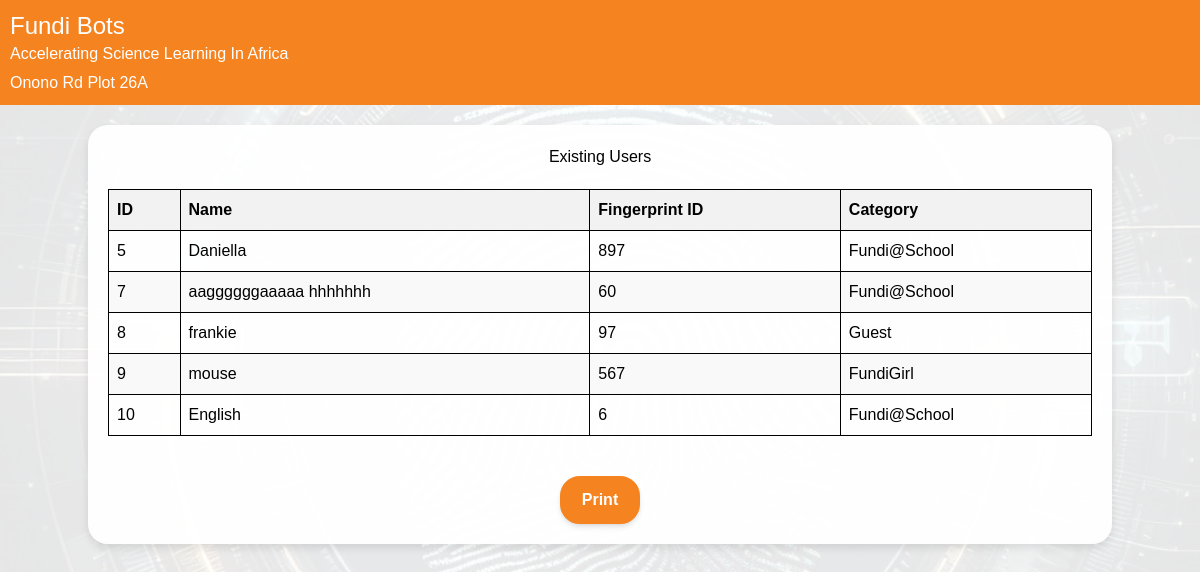
The page /manage_users (signed in) on the database its author committed.
### app.py (models this page shows, shortened)
class User(db.Model):
    id = db.Column(db.Integer, primary_key=True)
    name = db.Column(db.String(100), nullable=False)
    fingerprint_id = db.Column(db.Integer, unique=True, nullable=False)
    category = db.Column(db.String(20), nullable=False)
    attendance_records = db.relationship('Attendance', backref='user', lazy=True)

### app.py (the view)
@app.route('/manage_users')
def manage_users():
    if 'admin' not in session:
        return redirect(url_for('login'))
    users = User.query.all()  # Query all users from the database
    return render_template('manage_users.html', users=users)

### templates/manage_users.html (shortened to what this page needs)
<!DOCTYPE html>
<html lang="en">
<head>
    <link rel="stylesheet" href="{{ url_for('static', filename='css/output.css') }}">
    <link rel="stylesheet" href="{{ url_for('static', filename='css/styles.css') }}">
</head>
<body>
    <div class="header logo flex flex-col flex-wrap text-start justify-between px-4">
        <h1 class="text-2xl  text-start">Fundi Bots</h1>
        <p class=" text-start">Accelerating Science Learning In Africa</p>
        <p class="location-info text-start">Onono Rd Plot 26A</p>
    </div>
    <div class="container mx-auto mt-5">
        <h1>Existing Users</h1>
        <div id="users" class=" overflow-x-auto">
            <table class=" rounded-lg">
                <thead>
                    <tr>
                        <th>ID</th>
                        <th>Name</th>
                        <th>Fingerprint ID</th>
                        <th>Category</th>
                    </tr>
                </thead>
                <tbody>
                    {% for user in users %}
                    <tr>
                        <td>{{ user.id }}</td>
                        <td>{{ user.name }}</td>
                        <td>{{ user.fingerprint_id }}</td>
                        <td>{{ user.category }}</td>
                    </tr>
                    {% endfor %}
                </tbody>
            </table>
        </div>
        <div class="mx-auto flex justify-center">
            <button class="border-gray-400 block shadow-md rounded-md w-auto mt-10 text-center save-button" onclick="printTable()"  >Print</button>
        </div>
    </div>
</body>
</html>

### static/css/styles.css (style rules this page uses)
* { margin: 0; padding: 0; box-sizing: border-box; }
body { font-family: Arial, sans-serif; background-image: url('../images/Designer (12).jpeg'); background-size: cover; background-position: center; background-attachment: fixed; background-repeat: no-repeat; position: relative; height: 100vh; }
body::before { content: ""; position: absolute; top: 0; left: 0; width: 100%; height: 100%; background-color: rgba(255, 255, 255, 0.9); z-index: -1; }
.header { background-color: #f58320; color: white; padding: 10px 10px; text-align: center; position: sticky; width: 100%; top: 0; z-index: 1000; }
.location-info { margin-top: 5px; }
.container { background-color: rgba(255, 255, 255, 0.95); padding: 20px; border-radius: 20px; box-shadow: 0 4px 8px rgba(0, 0, 0, 0.1); text-align: center; }
.save-button { background-color: #f58320; color: white; font-weight: bold; border: 2px solid #f58320; padding: 10px 20px; border-radius: 20px; cursor: pointer; transition: background-color 0.3s ease; }
table { width: 100%; border-collapse: collapse; margin-top: 20px; }
th, td { border: 1px solid #ddd; padding: 8px; text-align: left; }
th { background-color: #f2f2f2; }
tr:nth-child(even) { background-color: #f9f9f9; }

### templates/manage_users.html (style rules this page uses)
table { width: 100%; border-collapse: collapse; }
th, td { border: 1px solid black; padding: 8px; text-align: left; }
th { background-color: #f2f2f2; }
tr:nth-child(even) { background-color: #f9f9f9; }

### rows shown on the page
User: id "5", name "Daniella", fingerprint_id "897", category "Fundi@School"
User: id "7", name "aaggggggaaaaa hhhhhhh", fingerprint_id "60", category "Fundi@School"
User: id "8", name "frankie", fingerprint_id "97", category "Guest"
User: id "9", name "mouse", fingerprint_id "567", category "FundiGirl"
User: id "10", name "English", fingerprint_id "6", category "Fundi@School"
